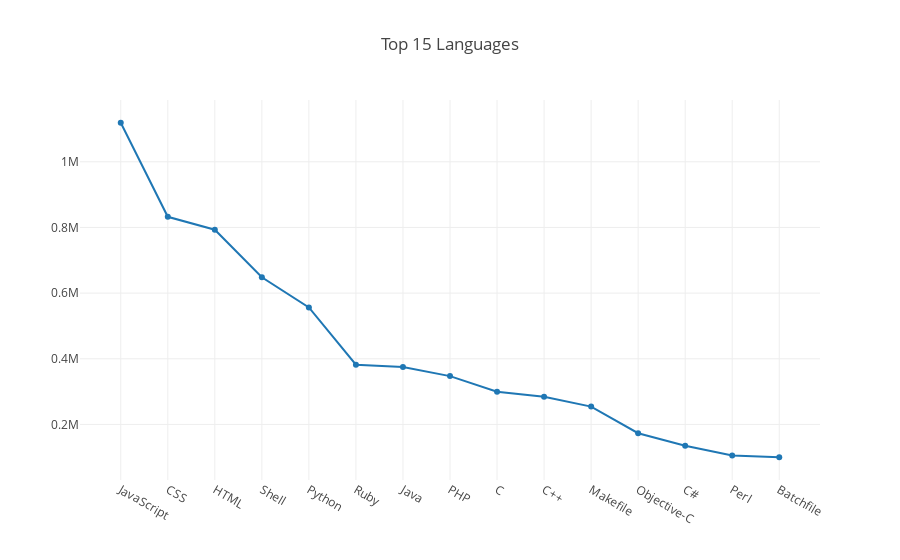

Here is the notebook cell this chart was saved with:
### Markdown cell above
## Languages Used the most

### Code cell
import plotly as py
from plotly.graph_objs import *
import pandas
col = ['name', 'occurences', '']
csv_data = pandas.read_csv('most_languages.csv', names=col)
lang = csv_data.name.tolist()
occ = csv_data.occurences.tolist()
lang.pop(0)
occ.pop(0)
x = lang
y = occ

py.offline.init_notebook_mode(connected=True)

py.offline.iplot({
    "data": [Scatter(x=lang, y=occ)],
    "layout": Layout(title="Top 15 Languages")
})

### Figure 1 — Plotly figure (JSON) as saved in the notebook; plotly's stock layout.template omitted (floating-point values rounded to 4 significant figures)
{"data": [{"type": "scatter", "x": ["JavaScript", "CSS", "HTML", "Shell", "Python", "Ruby", "Java", "PHP", "C", "C++", "Makefile", "Objective-C", "C#", "Perl", "Batchfile"], "y": ["1118936", "832453", "793241", "648203", "556358", "381878", "374692", "347274", "299791", "284654", "254309", "173268", "135231", "105163", "100085"]}], "layout": {"title": "Top 15 Languages"}}
